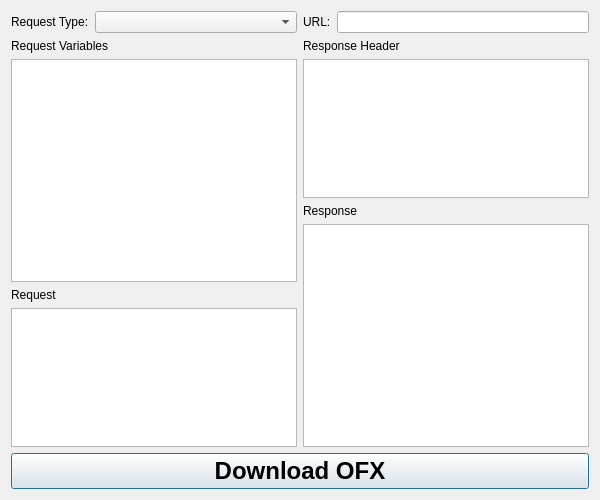
<?xml version="1.0" encoding="UTF-8"?>
<ui version="4.0">
 <class>Download</class>
 <widget class="QWidget" name="Download">
  <property name="geometry">
   <rect>
    <x>0</x>
    <y>0</y>
    <width>600</width>
    <height>500</height>
   </rect>
  </property>
  <property name="focusPolicy">
   <enum>Qt::StrongFocus</enum>
  </property>
  <property name="windowTitle">
   <string>Form</string>
  </property>
  <layout class="QVBoxLayout" name="verticalLayout">
   <item>
    <layout class="QGridLayout" name="gridLayout">
     <item row="5" column="0">
      <layout class="QHBoxLayout" name="horizontalLayout">
       <item>
        <widget class="QLabel" name="label_4">
         <property name="sizePolicy">
          <sizepolicy hsizetype="Minimum" vsizetype="Preferred">
           <horstretch>0</horstretch>
           <verstretch>0</verstretch>
          </sizepolicy>
         </property>
         <property name="text">
          <string>Request Type:</string>
         </property>
        </widget>
       </item>
       <item>
        <widget class="QComboBox" name="requestTypes">
         <property name="sizePolicy">
          <sizepolicy hsizetype="Expanding" vsizetype="Fixed">
           <horstretch>0</horstretch>
           <verstretch>0</verstretch>
          </sizepolicy>
         </property>
        </widget>
       </item>
      </layout>
     </item>
     <item row="5" column="2">
      <layout class="QHBoxLayout" name="horizontalLayout_2">
       <item>
        <widget class="QLabel" name="label_5">
         <property name="text">
          <string>URL:</string>
         </property>
        </widget>
       </item>
       <item>
        <widget class="QLineEdit" name="url"/>
       </item>
      </layout>
     </item>
     <item row="6" column="0">
      <layout class="QVBoxLayout" name="leftVertical">
       <item>
        <widget class="QLabel" name="label_3">
         <property name="text">
          <string>Request Variables</string>
         </property>
        </widget>
       </item>
       <item>
        <widget class="VarsWidget" name="vars">
         <property name="sizePolicy">
          <sizepolicy hsizetype="Expanding" vsizetype="Expanding">
           <horstretch>0</horstretch>
           <verstretch>8</verstretch>
          </sizepolicy>
         </property>
        </widget>
       </item>
       <item>
        <widget class="QLabel" name="label">
         <property name="text">
          <string>Request</string>
         </property>
        </widget>
       </item>
       <item>
        <widget class="QTextEdit" name="request">
         <property name="sizePolicy">
          <sizepolicy hsizetype="Expanding" vsizetype="Expanding">
           <horstretch>0</horstretch>
           <verstretch>5</verstretch>
          </sizepolicy>
         </property>
        </widget>
       </item>
      </layout>
     </item>
     <item row="6" column="2">
      <layout class="QVBoxLayout" name="rightVertical">
       <item>
        <widget class="QLabel" name="label_6">
         <property name="text">
          <string>Response Header</string>
         </property>
        </widget>
       </item>
       <item>
        <widget class="QTextEdit" name="headers">
         <property name="sizePolicy">
          <sizepolicy hsizetype="Expanding" vsizetype="Expanding">
           <horstretch>0</horstretch>
           <verstretch>5</verstretch>
          </sizepolicy>
         </property>
        </widget>
       </item>
       <item>
        <widget class="QLabel" name="label_2">
         <property name="text">
          <string>Response</string>
         </property>
        </widget>
       </item>
       <item>
        <widget class="QTextEdit" name="response">
         <property name="sizePolicy">
          <sizepolicy hsizetype="Expanding" vsizetype="Expanding">
           <horstretch>0</horstretch>
           <verstretch>8</verstretch>
          </sizepolicy>
         </property>
        </widget>
       </item>
      </layout>
     </item>
    </layout>
   </item>
   <item>
    <widget class="QPushButton" name="downloadButton">
     <property name="font">
      <font>
       <pointsize>18</pointsize>
       <weight>75</weight>
       <bold>true</bold>
      </font>
     </property>
     <property name="styleSheet">
      <string notr="true">padding-top: 1em; padding-bottom: 1em</string>
     </property>
     <property name="text">
      <string>Download OFX</string>
     </property>
     <property name="default">
      <bool>true</bool>
     </property>
    </widget>
   </item>
  </layout>
 </widget>
 <customwidgets>
  <customwidget>
   <class>VarsWidget</class>
   <extends>QTableWidget</extends>
   <header>varswidget.h</header>
  </customwidget>
 </customwidgets>
 <resources/>
 <connections/>
</ui>
